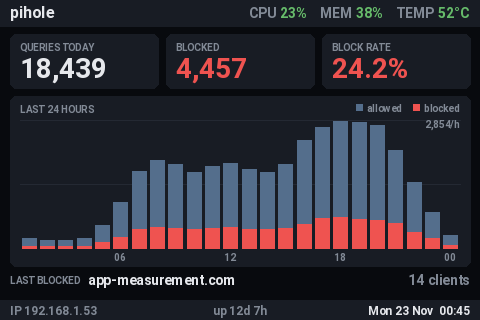

This figure's Python source:
#!/usr/bin/env python3
"""Pi-hole LCD (480x320): headline numbers and a 24-hour stacked bar chart of allowed vs blocked queries."""
import time, sqlite3, socket, psutil
from PIL import Image, ImageDraw, ImageFont
from datetime import datetime

# --- CONFIG ---
FB_DEV = "/dev/fb1"
WIDTH, HEIGHT = 480, 320
DB_PATH = "/etc/pihole/pihole-FTL.db"
UPDATE_INTERVAL = 4

# --- SYSTEM ---
def get_ip():
    try:
        s = socket.socket(socket.AF_INET, socket.SOCK_DGRAM)
        s.connect(("8.8.8.8", 80))
        ip = s.getsockname()[0]; s.close(); return ip
    except: return "N/A"

def get_hostname(): return socket.gethostname()

def get_temp():
    try: return int(open("/sys/class/thermal/thermal_zone0/temp").read()) / 1000
    except: return 0

def get_cpu(): return psutil.cpu_percent()

def get_mem(): return psutil.virtual_memory().percent

def get_uptime_short():
    """'12d 7h' when up for days, otherwise '7h 43m'."""
    try:
        t = int(float(open("/proc/uptime").read().split()[0]))
        d, h, m = t // 86400, (t // 3600) % 24, (t // 60) % 60
        return f"{d}d {h}h" if d else f"{h}h {m}m"
    except: return "N/A"

# --- PIHOLE ---
def get_stats():
    try:
        conn = sqlite3.connect(DB_PATH); c = conn.cursor()
        c.execute("""
        SELECT COUNT(*),
               SUM(CASE WHEN status=1 THEN 1 ELSE 0 END),
               SUM(CASE WHEN type=1 THEN 1 ELSE 0 END),
               MAX(timestamp)
        FROM queries
        WHERE timestamp >= strftime('%s','now','start of day');
        """)
        total, blocked, forwarded, last = c.fetchone()

        c.execute("SELECT COUNT(DISTINCT client) FROM queries WHERE timestamp >= strftime('%s','now','start of day');")
        clients = c.fetchone()[0]

        c.execute("""
        SELECT DISTINCT domain FROM queries
        WHERE status=1
        ORDER BY timestamp DESC
        LIMIT 7;
        """)
        last_blocked = [row[0] for row in c.fetchall()]
        conn.close()

        return {
            "total": total or 0,
            "blocked": blocked or 0,
            "forwarded": forwarded or 0,
            "blocked_pct": (blocked / total * 100) if total else 0,
            "forwarded_pct": (forwarded / total * 100) if total else 0,
            "clients": clients,
            "last": datetime.fromtimestamp(last).strftime("%H:%M") if last else "N/A",
            "last_blocked": last_blocked,
        }
    except Exception as e:
        print(e); return None

# --- HELPERS ---
def text(draw, x, y, s, c, f): draw.text((x, y), s, fill=c, font=f)

def text_w(draw, s, f): return draw.textbbox((0, 0), s, font=f)[2]

def text_right(draw, x, y, s, c, f): draw.text((x - text_w(draw, s, f), y), s, fill=c, font=f)

def text_center(draw, cx, y, s, c, f): draw.text((cx - text_w(draw, s, f) // 2, y), s, fill=c, font=f)

def fit(draw, s, f, maxw):
    """Trim s with an ellipsis so it fits maxw pixels."""
    if text_w(draw, s, f) <= maxw: return s
    while s and text_w(draw, s + "…", f) > maxw: s = s[:-1]
    return s + "…"

def panel(draw, box, fill, r=6):
    # rounded_rectangle needs Pillow >= 8.2; fall back to square corners
    if hasattr(draw, "rounded_rectangle"): draw.rounded_rectangle(box, radius=r, fill=fill)
    else: draw.rectangle(box, fill=fill)

# --- FONTS ---
FONT_PATH = "/usr/share/fonts/truetype/roboto/Roboto-Bold.ttf"
font_label = ImageFont.truetype(FONT_PATH, 10)
font_small = ImageFont.truetype(FONT_PATH, 12)
font       = ImageFont.truetype(FONT_PATH, 14)
font_title = ImageFont.truetype(FONT_PATH, 16)
font_stat  = ImageFont.truetype(FONT_PATH, 28)

# --- 24H HISTORY ---
def get_hourly():
    """Per-hour (allowed, blocked) counts for the last 24 hours, oldest first.
    Also returns the hour (local) of the first bucket."""
    try:
        now = int(time.time())
        start = (now // 3600 - 23) * 3600
        conn = sqlite3.connect(DB_PATH); c = conn.cursor()
        c.execute("""
        SELECT (timestamp - ?) / 3600 AS h,
               SUM(CASE WHEN status=1 THEN 0 ELSE 1 END),
               SUM(CASE WHEN status=1 THEN 1 ELSE 0 END)
        FROM queries WHERE timestamp >= ?
        GROUP BY h;
        """, (start, start))
        buckets = [(0, 0)] * 24
        for h, allowed, blocked in c.fetchall():
            if 0 <= h < 24: buckets[int(h)] = (allowed or 0, blocked or 0)
        conn.close()
        return buckets, datetime.fromtimestamp(start).hour
    except Exception as e:
        print(e); return [(0, 0)] * 24, 0

# --- DRAW ---
BG    = (8, 10, 14)
PANEL = (24, 28, 36)
TRACK = (48, 54, 66)
GRID  = (36, 41, 51)
FG    = (230, 232, 236)
DIM   = (130, 138, 150)
RED   = (239, 83, 80)
BLUE  = (66, 165, 245)
SLATE = (84, 110, 140)
GREEN = (102, 187, 106)
AMBER = (255, 183, 77)

HEADER_H, FOOTER_H, M, GAP = 26, 20, 10, 8

def level(v, warn, crit): return RED if v >= crit else AMBER if v >= warn else GREEN

def stat_card(draw, x0, x1, y0, y1, label, value, color):
    panel(draw, (x0, y0, x1, y1), PANEL)
    text(draw, x0 + 10, y0 + 7, label, DIM, font_label)
    text(draw, x0 + 10, y0 + 18, value, color, font_stat)

def draw_screen(stats):
    cpu, temp, mem = get_cpu(), get_temp(), get_mem()
    ALERT = cpu > 80 or temp > 70

    img = Image.new("RGB", (WIDTH, HEIGHT), BG)
    draw = ImageDraw.Draw(img)

    # HEADER: hostname, inline system readings
    draw.rectangle((0, 0, WIDTH, HEADER_H), fill=RED if ALERT else PANEL)
    text(draw, M, 3, get_hostname(), FG, font_title)
    x = WIDTH - M
    for label, val, col in reversed([
        ("CPU",  f"{cpu:.0f}%",   level(cpu, 60, 80)),
        ("MEM",  f"{mem:.0f}%",   level(mem, 70, 90)),
        ("TEMP", f"{temp:.0f}°C", level(temp, 60, 70)),
    ]):
        vc = FG if ALERT else col
        text_right(draw, x, 5, val, vc, font); x -= text_w(draw, val, font) + 4
        text_right(draw, x, 5, label, FG if ALERT else DIM, font); x -= text_w(draw, label, font) + 14

    top = HEADER_H + 8

    # STAT CARDS
    cw = (WIDTH - 2 * M - 2 * GAP) // 3
    cy1 = top + 54
    s = stats or {"total": 0, "blocked": 0, "blocked_pct": 0}
    for i, (label, val, col) in enumerate([
        ("QUERIES TODAY", f"{s['total']:,}",          FG),
        ("BLOCKED",       f"{s['blocked']:,}",        RED),
        ("BLOCK RATE",    f"{s['blocked_pct']:.1f}%", RED),
    ]):
        x0 = M + i * (cw + GAP)
        stat_card(draw, x0, x0 + cw, top, cy1, label, val, col)

    # 24H CHART
    py0, py1 = cy1 + GAP, HEIGHT - FOOTER_H - 34
    panel(draw, (M, py0, WIDTH - M, py1), PANEL)
    text(draw, M + 10, py0 + 7, "LAST 24 HOURS", DIM, font_label)
    lx = WIDTH - M - 10
    for name, col in (("blocked", RED), ("allowed", SLATE)):
        text_right(draw, lx, py0 + 6, name, DIM, font_label)
        lx -= text_w(draw, name, font_label) + 4
        draw.rectangle((lx - 7, py0 + 8, lx - 1, py0 + 14), fill=col)
        lx -= 18

    buckets, first_hour = get_hourly()
    ch_x0, ch_x1 = M + 10, WIDTH - M - 10
    ch_y0, ch_y1 = py0 + 24, py1 - 18
    peak = max((a + b for a, b in buckets), default=0) or 1
    for frac in (0.5, 1.0):
        gy = int(ch_y1 - (ch_y1 - ch_y0) * frac)
        draw.line((ch_x0, gy, ch_x1, gy), fill=GRID)
    slot = (ch_x1 - ch_x0) / 24
    bw = max(2, int(slot) - 4)
    for i, (allowed, blocked) in enumerate(buckets):
        bx = int(ch_x0 + i * slot + (slot - bw) / 2)
        ha = int((ch_y1 - ch_y0) * allowed / peak)
        hb = int((ch_y1 - ch_y0) * blocked / peak)
        if ha: draw.rectangle((bx, ch_y1 - ha - hb, bx + bw, ch_y1 - hb), fill=SLATE)
        if hb: draw.rectangle((bx, ch_y1 - hb, bx + bw, ch_y1), fill=RED)
        hour = (first_hour + i) % 24
        if hour % 6 == 0:
            text_center(draw, int(bx + bw / 2), ch_y1 + 3, f"{hour:02d}", DIM, font_label)
    text_right(draw, ch_x1, ch_y0 - 2, f"{peak:,}/h", DIM, font_label)

    # LATEST BLOCKED strip
    sy = py1 + 6
    text(draw, M, sy + 2, "LAST BLOCKED", DIM, font_label)
    if stats and stats["last_blocked"]:
        lb = stats["last_blocked"][0]
        text(draw, M + 78, sy, fit(draw, lb, font, 250), FG, font)
    if stats:
        text_right(draw, WIDTH - M, sy, f"{stats['clients']} clients", DIM, font)

    # FOOTER
    fy = HEIGHT - FOOTER_H
    draw.rectangle((0, fy, WIDTH, HEIGHT), fill=PANEL)
    text(draw, M, fy + 3, f"IP {get_ip()}", DIM, font_small)
    text_center(draw, WIDTH // 2, fy + 3, f"up {get_uptime_short()}", DIM, font_small)
    text_right(draw, WIDTH - M, fy + 3, datetime.now().strftime("%a %d %b  %H:%M"), FG, font_small)
    return img

# --- FB ---
def write_fb(img):
    img = img.convert("RGB")
    with open(FB_DEV, "wb") as f:
        for y in range(HEIGHT):
            for x in range(WIDTH):
                r, g, b = img.getpixel((x, y))
                rgb565 = ((r & 0xF8) << 8) | ((g & 0xFC) << 3) | (b >> 3)
                f.write(rgb565.to_bytes(2, "little"))

# --- LOOP ---
if __name__ == "__main__":
    while True:
        write_fb(draw_screen(get_stats()))
        time.sleep(UPDATE_INTERVAL)
